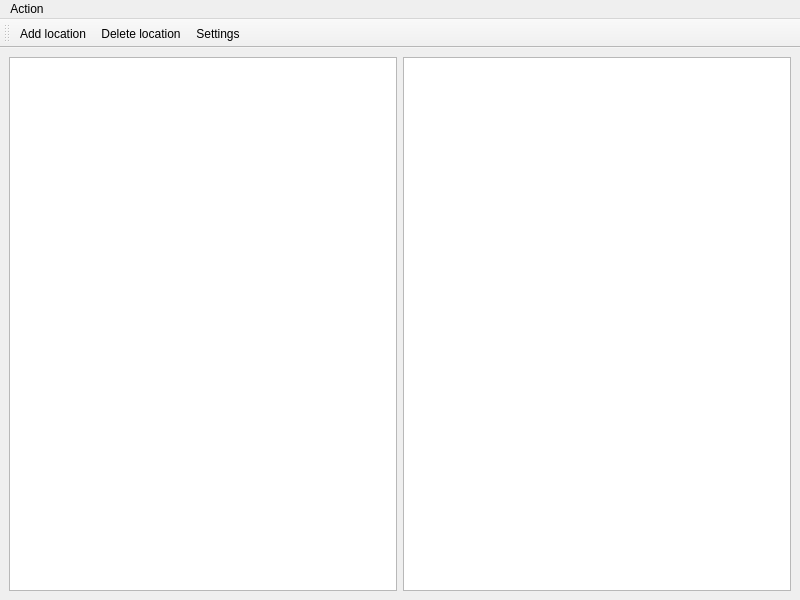
<?xml version="1.0" encoding="UTF-8"?>
<ui version="4.0">
 <class>WeatherWindow</class>
 <widget class="QMainWindow" name="WeatherWindow">
  <property name="geometry">
   <rect>
    <x>0</x>
    <y>0</y>
    <width>800</width>
    <height>600</height>
   </rect>
  </property>
  <property name="windowTitle">
   <string>WeatherWindow</string>
  </property>
  <property name="windowIcon">
   <iconset resource="resources.qrc">
    <normaloff>:/resources/icon.png</normaloff>:/resources/icon.png</iconset>
  </property>
  <property name="toolButtonStyle">
   <enum>Qt::ToolButtonTextBesideIcon</enum>
  </property>
  <property name="unifiedTitleAndToolBarOnMac">
   <bool>false</bool>
  </property>
  <widget class="QWidget" name="centralwidget">
   <layout class="QHBoxLayout" name="horizontalLayout">
    <item>
     <widget class="QListWidget" name="shortForecastWidget"/>
    </item>
    <item>
     <widget class="QListWidget" name="detailedForecastWidget"/>
    </item>
   </layout>
   <zorder>detailedForecastWidget</zorder>
   <zorder>shortForecastWidget</zorder>
  </widget>
  <widget class="QMenuBar" name="menubar">
   <property name="geometry">
    <rect>
     <x>0</x>
     <y>0</y>
     <width>800</width>
     <height>22</height>
    </rect>
   </property>
   <property name="defaultUp">
    <bool>false</bool>
   </property>
   <widget class="QMenu" name="menuAction">
    <property name="title">
     <string>Action</string>
    </property>
    <addaction name="actionAdd_location"/>
    <addaction name="actionDelete_location"/>
    <addaction name="actionSettings"/>
    <addaction name="actionQuit"/>
   </widget>
   <addaction name="menuAction"/>
  </widget>
  <widget class="QToolBar" name="toolBar">
   <property name="windowTitle">
    <string>toolBar</string>
   </property>
   <attribute name="toolBarArea">
    <enum>TopToolBarArea</enum>
   </attribute>
   <attribute name="toolBarBreak">
    <bool>false</bool>
   </attribute>
   <addaction name="actionAdd_location"/>
   <addaction name="actionDelete_location"/>
   <addaction name="actionSettings"/>
  </widget>
  <action name="actionAdd_location">
   <property name="icon">
    <iconset resource="resources.qrc">
     <normaloff>:/resources/add.png</normaloff>:/resources/add.png</iconset>
   </property>
   <property name="text">
    <string>Add location</string>
   </property>
  </action>
  <action name="actionDelete_location">
   <property name="icon">
    <iconset resource="resources.qrc">
     <normaloff>:/resources/minus.png</normaloff>:/resources/minus.png</iconset>
   </property>
   <property name="text">
    <string>Delete location</string>
   </property>
  </action>
  <action name="actionQuit">
   <property name="icon">
    <iconset resource="resources.qrc">
     <normaloff>:/resources/quit.png</normaloff>:/resources/quit.png</iconset>
   </property>
   <property name="text">
    <string>Quit</string>
   </property>
  </action>
  <action name="actionSettings">
   <property name="icon">
    <iconset resource="resources.qrc">
     <normaloff>:/resources/settings.png</normaloff>:/resources/settings.png</iconset>
   </property>
   <property name="text">
    <string>Settings</string>
   </property>
  </action>
 </widget>
 <resources>
  <include location="resources.qrc"/>
 </resources>
 <connections/>
</ui>
